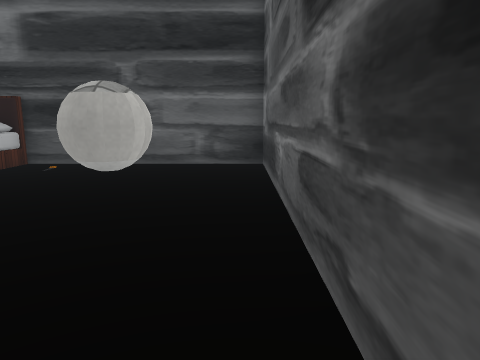
view 1 (above)

17 first-person views from a walk through a scene from a Unity 3-D project. The camera is 1.2 m above the floor, tilts 10° down and sees 70° across. The floor is counted in squares, 1 m on a side. Each view is taken from the middle of a square. On the plan, view 1 faces up. The plan holds only what a view shows up to about 14 squares ahead; the rest is blank. The place goes on beyond the plan. The player character is not drawn. Door leaves are left out, so doorways stand open. Some surface patterns are stand-ins.

view 2
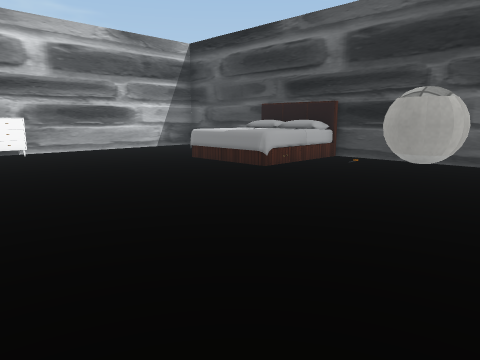

view 3
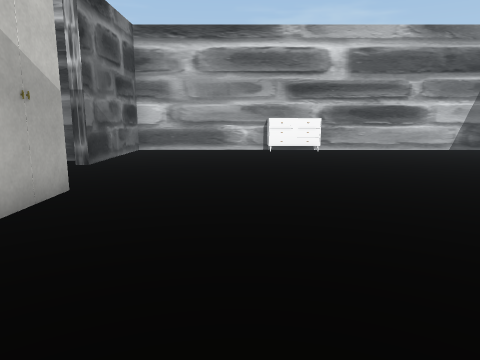

view 4
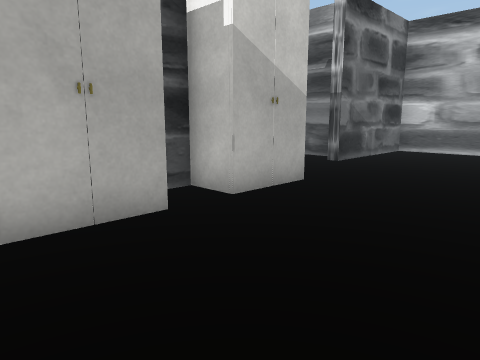

view 5
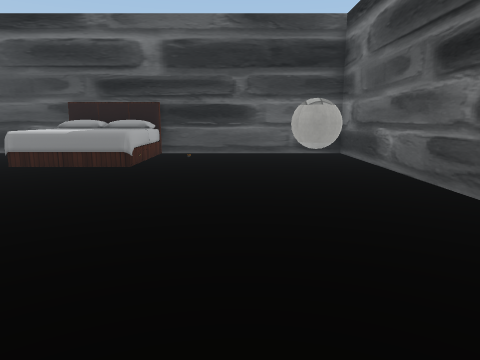

view 6
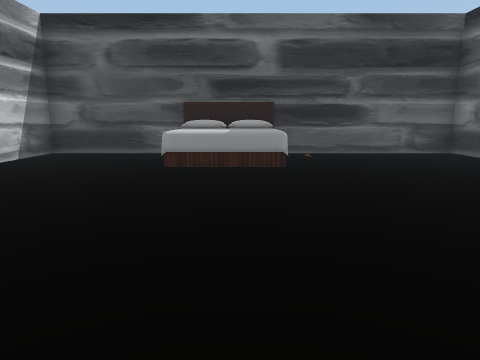

view 7
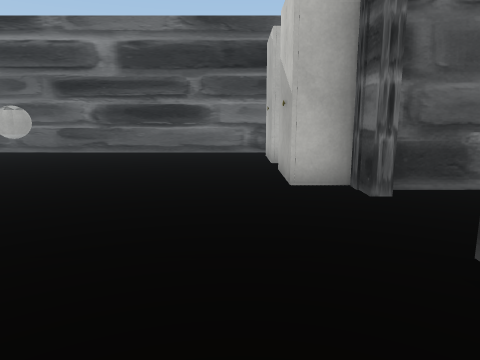

view 8
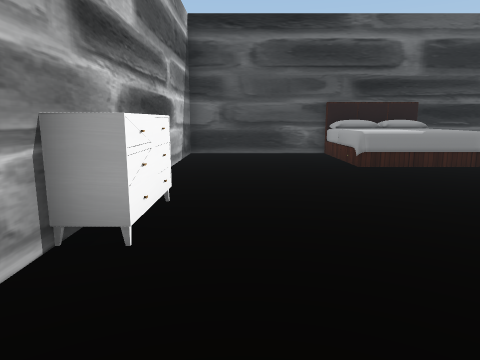

view 9
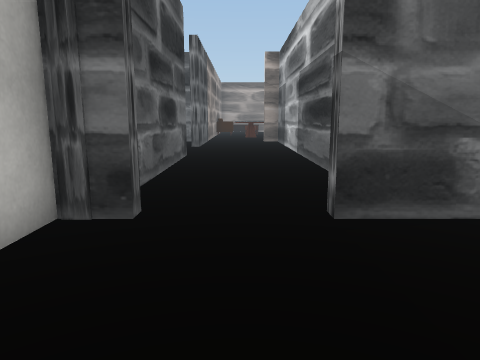

view 10
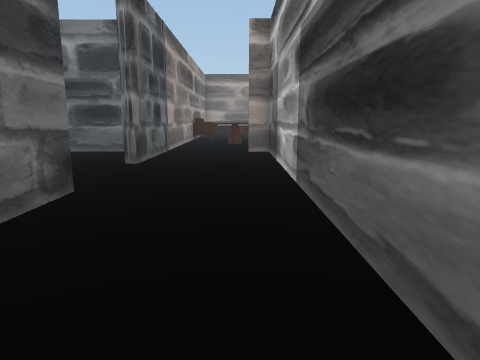

view 11
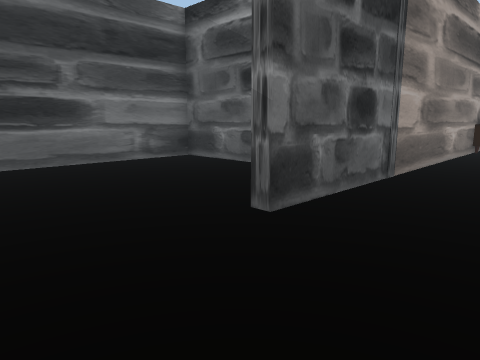

view 12
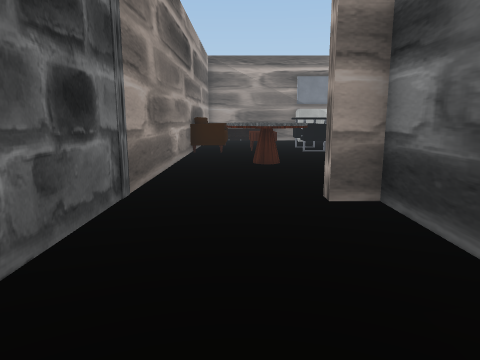

view 13
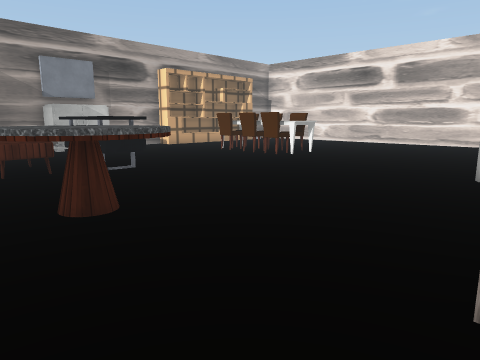

view 14
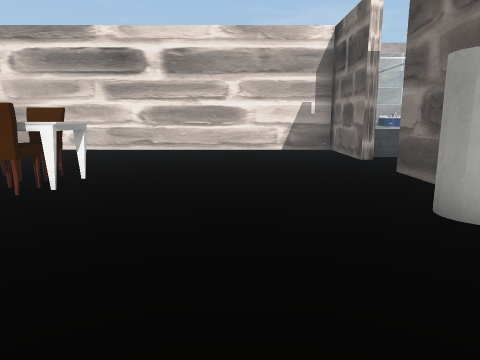

view 15
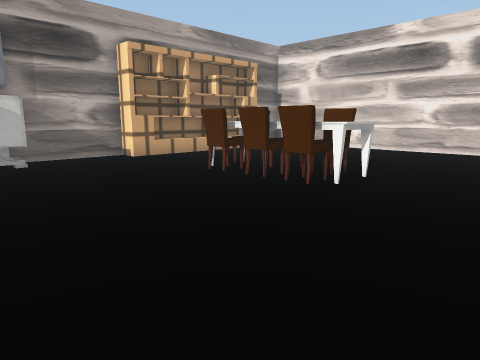

view 16
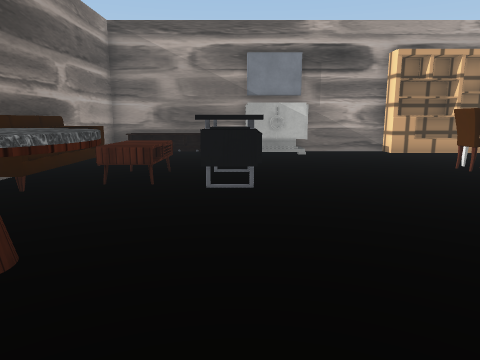

view 17
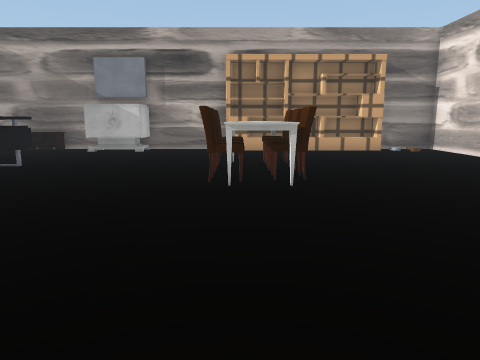

### Floor plan
Points are (right, up) in squares from view 1. A wall is a line through its corners. A room is listed if a view was taken in it or the views show most of it. See-through windows are left out.
Room 1 (views 1, 2, 3, 4, 5, 6, 7, 8, 9)
walls: (-6.7, -5.1) (-5.8, -5.1); (-3.9, -5.1) (-3.2, -5.1); (-8.9, 9.4) (-13.8, 9.4) (-13.8, -5.1) (-9.2, -5.1); (0.6, -4) (0.6, 9.4) (-5.9, 9.4)
ways out: open door at (-8, -5) to room 2
objects: dresser (-13, 0) to (-13, 2); bed (-9, 6) to (-6, 9); closet (-6, -5) to (-4, -4); closet (-2, -5) to (-1, -4); ball (-2, 3) to (-1, 4)
Room 2 (views 10, 11, 12, 13, 14, 15, 16, 17)
walls: (-17.2, -20.3) (-19, -20.3); (-4.6, -20) (-2.5, -20); (-21.3, -20.3) (-25.1, -20.3); (-2.4, -20) (0.6, -20) (0.6, -14.6); (-6.2, -12.8) (-6.2, -5.6); (-11.2, -35.2) (-9.5, -35.2); (-7.6, -35.2) (-6.2, -35.2) (-6.2, -16.4) (-5.8, -16.4); (-16.5, -35.2) (-13.5, -35.2); (-24.8, -20.4) (-24.8, -35.2) (-22.8, -35.2); (-10.1, -8.4) (-10.1, -20) (-9.3, -20) (-9.3, -20.4); (-10.1, -5.8) (-10.1, -6.9)
ways out: open door at (-8, -5) to room 1; open door at (-20, -20)
objects: shelf (-22, -35) to (-17, -35); chair (-18, -31); chair (-18, -30) to (-18, -29); chair (-18, -28); table (-18, -27) to (-17, -27); table (-17, -31); chair (-17, -30) to (-16, -30); chair (-17, -29) to (-16, -29); chair (-17, -28) to (-16, -28); cylinder (-16, -21) to (-15, -21); other object (-13, -35) to (-11, -34); other object (-11, -30) to (-10, -28); table (-10, -26) to (-8, -24); shelf (-9, -35) to (-8, -35); table (-9, -30) to (-9, -28); sofa (-7, -31) to (-7, -28)

Where each view was taken, in squares from view 1:
view 1: 0 up, 0 right, facing up
view 2: 1 down, 0 right, facing up-left
view 3: 1 down, 0 right, facing left
view 4: 0 up, 0 right, facing down-left
view 5: 3 down, 3 left, facing up
view 6: 3 down, 7 left, facing up
view 7: 3 down, 12 left, facing right
view 8: 3 down, 12 left, facing up
view 9: 1 down, 8 left, facing down
view 10: 7 down, 9 left, facing down
view 11: 13 down, 9 left, facing down-right
view 12: 15 down, 8 left, facing down
view 13: 20 down, 7 left, facing down-left
view 14: 24 down, 11 left, facing left
view 15: 24 down, 11 left, facing down-left
view 16: 22 down, 11 left, facing down
view 17: 21 down, 17 left, facing down
